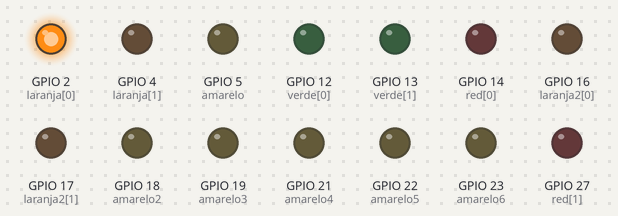
Bench run of a sketch on a simulated ESP32. Parts: output pins drawn as LEDs (lit = HIGH).

Above: at 0.1 s.
At 4.1 s:
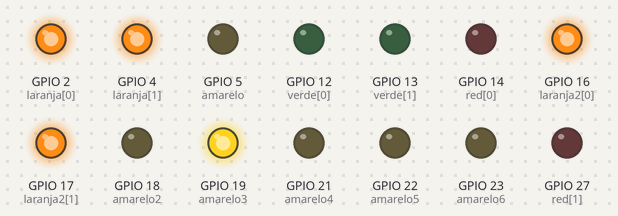
At 8.1 s:
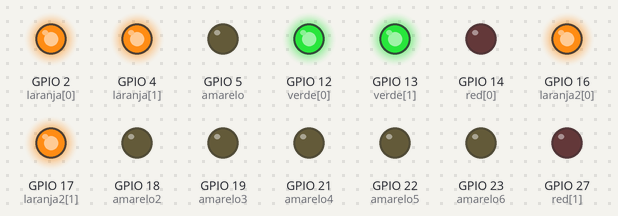
At 14.1 s:
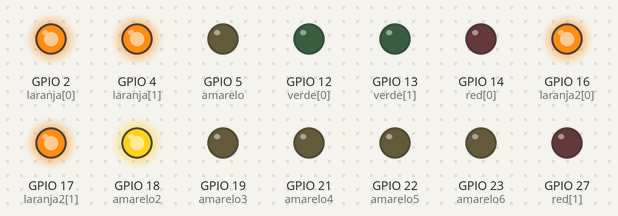
At 20.1 s:
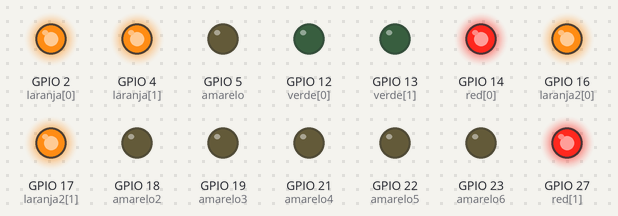
At 32.1 s:
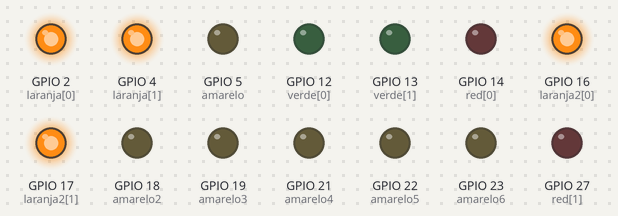
Timing chart, 0 to 40.0 s (numbered marks = the images above):
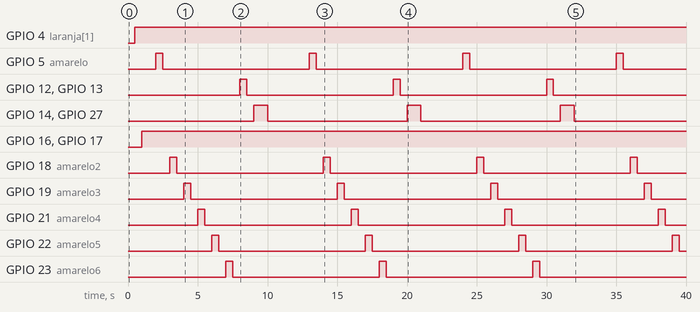

The sketch:

sketch.ino
```cpp
const int laranja[] = {2, 4}; // LED laranja
const int laranja2[] = {16, 17};
const int amarelo = 5;
const int amarelo2 = 18;
const int amarelo3 = 19;
const int amarelo4 = 21;
const int amarelo5 = 22;
const int amarelo6 = 23;
const int verde[] = {12, 13};
const int red[] = {14, 27};
const int piskada = 500;
const int chegada = 1000;

const int numLeds = sizeof(laranja) / sizeof(int);
const int numLeds2 = sizeof(laranja2) / sizeof(int);
const int numLeds3 = sizeof(verde) / sizeof(int);
const int numLeds4 = sizeof(red) / sizeof(int);

void setup() {
  for (int i = 0; i < numLeds; i++) {
    pinMode(laranja[i], OUTPUT); // Saída
  }
  for (int i = 0; i < numLeds2; i++) {
    pinMode(laranja2[i], OUTPUT); // Saída
  }
  pinMode(amarelo, OUTPUT);
  pinMode(amarelo2, OUTPUT);
  pinMode(amarelo3, OUTPUT);
  pinMode(amarelo4, OUTPUT);
  pinMode(amarelo5, OUTPUT);
  pinMode(amarelo6, OUTPUT);

  for (int i = 0; i < numLeds3; i++) {
    pinMode(verde[i], OUTPUT); // Saída
  }
  for (int i = 0; i < numLeds4; i++) {
    pinMode(red[i], OUTPUT); // Saída
  }
}

void loop() {
  // Acionar LEDs laranja sequencialmente
  for (int i = 0; i < numLeds; i++) {
    digitalWrite(laranja[i], HIGH);
    digitalWrite(laranja[i], HIGH);
    delay(piskada);
  }
  for (int i = 0; i < numLeds2; i++) {
    digitalWrite(laranja2[i], HIGH);
  }
  delay(piskada);
  for (int i = 0; i < numLeds3; i++) {
    digitalWrite(laranja2[i], HIGH);
  }
  delay(piskada);
  // LEDs amarelos sequencialmente
  digitalWrite(amarelo, HIGH);
  delay(piskada);
  digitalWrite(amarelo, LOW);
  delay(piskada);

  digitalWrite(amarelo2, HIGH);
  delay(piskada);
  digitalWrite(amarelo2, LOW);
  delay(piskada);

  digitalWrite(amarelo3, HIGH);
  delay(piskada);
  digitalWrite(amarelo3, LOW);
  delay(piskada);

  digitalWrite(amarelo4, HIGH);
  delay(piskada);
  digitalWrite(amarelo4, LOW);
  delay(piskada);

  digitalWrite(amarelo5, HIGH);
  delay(piskada);
  digitalWrite(amarelo5, LOW);
  delay(piskada);

  digitalWrite(amarelo6, HIGH);
  delay(piskada);
  digitalWrite(amarelo6, LOW);
  delay(piskada);
  // Acionar LEDs verdes juntos
  for (int i = 0; i < numLeds3; i++) {
    digitalWrite(verde[i], HIGH);
  }
  delay(piskada);
  for (int i = 0; i < numLeds3; i++) {
    digitalWrite(verde[i], LOW);
  }
  delay(piskada);

  // Acionar LEDs vermelhos juntos
  for (int i = 0; i < numLeds4; i++) {
    digitalWrite(red[i], HIGH);
  }
  delay(chegada);
  for (int i = 0; i < numLeds4; i++) {
    digitalWrite(red[i], LOW);
  }
  delay(chegada);
}
```

Measured:
- by itself, GPIO 4 (laranja[1]): LOW → HIGH at 0.50 s
- by itself, GPIO 14 (red[0]), GPIO 27 (red[1]): alternates HIGH for 1.0 s and LOW for 10.0 s
- by itself, GPIO 16 (laranja2[0]), GPIO 17 (laranja2[1]): LOW → HIGH at 1.0 s
- by itself, GPIO 5 (amarelo), GPIO 12 (verde[0]), GPIO 13 (verde[1]), GPIO 18 (amarelo2), GPIO 19 (amarelo3), GPIO 21 (amarelo4), GPIO 22 (amarelo5), GPIO 23 (amarelo6): alternates HIGH for 0.50 s and LOW for 10.5 s
